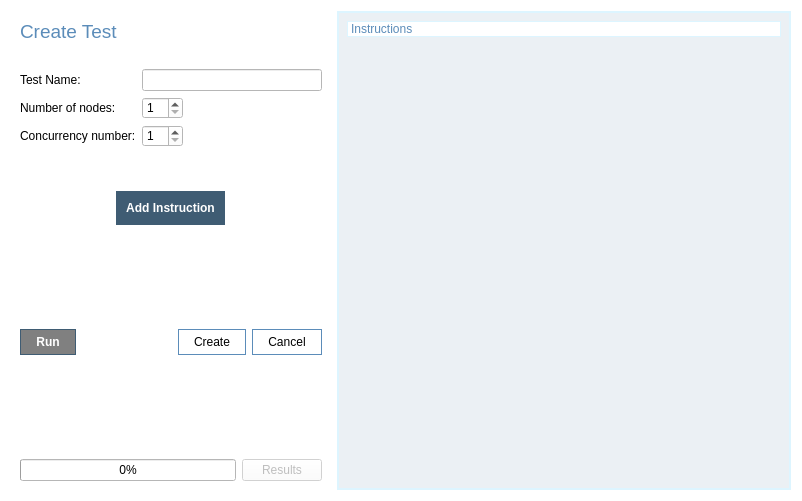
<?xml version="1.0" encoding="UTF-8"?>
<ui version="4.0">
 <class>Dialog</class>
 <widget class="QDialog" name="Dialog">
  <property name="geometry">
   <rect>
    <x>0</x>
    <y>0</y>
    <width>802</width>
    <height>501</height>
   </rect>
  </property>
  <property name="sizePolicy">
   <sizepolicy hsizetype="Preferred" vsizetype="Preferred">
    <horstretch>0</horstretch>
    <verstretch>0</verstretch>
   </sizepolicy>
  </property>
  <property name="windowTitle">
   <string>Dialog</string>
  </property>
  <property name="autoFillBackground">
   <bool>false</bool>
  </property>
  <property name="styleSheet">
   <string notr="true">background-color: white;



</string>
  </property>
  <layout class="QHBoxLayout" name="horizontalLayout_5">
   <item>
    <widget class="QWidget" name="widget" native="true">
     <property name="sizePolicy">
      <sizepolicy hsizetype="Fixed" vsizetype="Preferred">
       <horstretch>0</horstretch>
       <verstretch>0</verstretch>
      </sizepolicy>
     </property>
     <layout class="QVBoxLayout" name="verticalLayout">
      <item>
       <widget class="QLabel" name="label_3">
        <property name="text">
         <string>&lt;html&gt;&lt;head/&gt;&lt;body&gt;&lt;p&gt;&lt;span style=&quot; font-size:14pt; color:#5b8cb9;&quot;&gt;Create Test&lt;/span&gt;&lt;/p&gt;&lt;/body&gt;&lt;/html&gt;</string>
        </property>
       </widget>
      </item>
      <item>
       <spacer name="verticalSpacer_3">
        <property name="orientation">
         <enum>Qt::Vertical</enum>
        </property>
        <property name="sizeType">
         <enum>QSizePolicy::Fixed</enum>
        </property>
        <property name="sizeHint" stdset="0">
         <size>
          <width>20</width>
          <height>20</height>
         </size>
        </property>
       </spacer>
      </item>
      <item>
       <layout class="QFormLayout" name="formLayout">
        <item row="0" column="0">
         <widget class="QLabel" name="label">
          <property name="text">
           <string>Test Name:</string>
          </property>
         </widget>
        </item>
        <item row="0" column="1">
         <widget class="QLineEdit" name="test_name">
          <property name="sizePolicy">
           <sizepolicy hsizetype="Fixed" vsizetype="Fixed">
            <horstretch>0</horstretch>
            <verstretch>0</verstretch>
           </sizepolicy>
          </property>
          <property name="minimumSize">
           <size>
            <width>180</width>
            <height>0</height>
           </size>
          </property>
         </widget>
        </item>
        <item row="1" column="0">
         <widget class="QLabel" name="label_5">
          <property name="text">
           <string>Number of nodes:</string>
          </property>
         </widget>
        </item>
        <item row="1" column="1">
         <layout class="QHBoxLayout" name="horizontalLayout">
          <item>
           <widget class="QSpinBox" name="spinBox">
            <property name="sizePolicy">
             <sizepolicy hsizetype="Fixed" vsizetype="Fixed">
              <horstretch>0</horstretch>
              <verstretch>0</verstretch>
             </sizepolicy>
            </property>
            <property name="minimum">
             <number>1</number>
            </property>
           </widget>
          </item>
          <item>
           <spacer name="horizontalSpacer_2">
            <property name="orientation">
             <enum>Qt::Horizontal</enum>
            </property>
            <property name="sizeHint" stdset="0">
             <size>
              <width>98</width>
              <height>20</height>
             </size>
            </property>
           </spacer>
          </item>
         </layout>
        </item>
        <item row="2" column="0">
         <widget class="QLabel" name="label_6">
          <property name="text">
           <string>Concurrency number:</string>
          </property>
         </widget>
        </item>
        <item row="2" column="1">
         <layout class="QHBoxLayout" name="horizontalLayout_2">
          <item>
           <widget class="QSpinBox" name="spinBox_2">
            <property name="sizePolicy">
             <sizepolicy hsizetype="Fixed" vsizetype="Fixed">
              <horstretch>0</horstretch>
              <verstretch>0</verstretch>
             </sizepolicy>
            </property>
            <property name="minimum">
             <number>1</number>
            </property>
           </widget>
          </item>
          <item>
           <spacer name="horizontalSpacer_3">
            <property name="orientation">
             <enum>Qt::Horizontal</enum>
            </property>
            <property name="sizeHint" stdset="0">
             <size>
              <width>88</width>
              <height>20</height>
             </size>
            </property>
           </spacer>
          </item>
         </layout>
        </item>
       </layout>
      </item>
      <item>
       <spacer name="verticalSpacer">
        <property name="orientation">
         <enum>Qt::Vertical</enum>
        </property>
        <property name="sizeType">
         <enum>QSizePolicy::Fixed</enum>
        </property>
        <property name="sizeHint" stdset="0">
         <size>
          <width>20</width>
          <height>38</height>
         </size>
        </property>
       </spacer>
      </item>
      <item alignment="Qt::AlignHCenter">
       <widget class="QPushButton" name="add_inst_btn">
        <property name="enabled">
         <bool>true</bool>
        </property>
        <property name="sizePolicy">
         <sizepolicy hsizetype="Fixed" vsizetype="Fixed">
          <horstretch>0</horstretch>
          <verstretch>0</verstretch>
         </sizepolicy>
        </property>
        <property name="minimumSize">
         <size>
          <width>0</width>
          <height>0</height>
         </size>
        </property>
        <property name="maximumSize">
         <size>
          <width>16777215</width>
          <height>16777215</height>
         </size>
        </property>
        <property name="styleSheet">
         <string notr="true">#add_inst_btn {
border: none;
padding:  10px;
background-color: #3f5c73;
color: white;
font-weight: bold;
}

#add_inst_btn::hover{
background-color: #517da6
}</string>
        </property>
        <property name="text">
         <string>Add Instruction</string>
        </property>
       </widget>
      </item>
      <item>
       <spacer name="verticalSpacer_2">
        <property name="orientation">
         <enum>Qt::Vertical</enum>
        </property>
        <property name="sizeHint" stdset="0">
         <size>
          <width>20</width>
          <height>88</height>
         </size>
        </property>
       </spacer>
      </item>
      <item>
       <layout class="QHBoxLayout" name="horizontalLayout_4">
        <item>
         <widget class="QPushButton" name="run_test_btn">
          <property name="enabled">
           <bool>false</bool>
          </property>
          <property name="styleSheet">
           <string notr="true">#run_test_btn {
border: 1px solid #3f5c73;
background-color: #3f5c73;
color: white;
font-weight: bold;
padding: 5px 15px;
}

#run_test_btn::hover{
background-color: #517da6
}

#run_test_btn::disabled {
background-color: grey;
}</string>
          </property>
          <property name="text">
           <string>Run</string>
          </property>
         </widget>
        </item>
        <item>
         <spacer name="horizontalSpacer_4">
          <property name="orientation">
           <enum>Qt::Horizontal</enum>
          </property>
          <property name="sizeHint" stdset="0">
           <size>
            <width>40</width>
            <height>20</height>
           </size>
          </property>
         </spacer>
        </item>
        <item>
         <widget class="QPushButton" name="create_test_btn">
          <property name="styleSheet">
           <string notr="true">#create_test_btn {
border: 1px solid #5b8cb9;
padding: 5px 15px;
}

#create_test_btn::hover {
background-color: #f2f5ff;
}</string>
          </property>
          <property name="text">
           <string>Create</string>
          </property>
         </widget>
        </item>
        <item>
         <widget class="QPushButton" name="cancel_btn">
          <property name="styleSheet">
           <string notr="true">#cancel_btn {
border: 1px solid #5b8cb9;
padding: 5px 15px;
}

#cancel_btn::hover {
background-color: #f2f5ff;
}</string>
          </property>
          <property name="text">
           <string>Cancel</string>
          </property>
         </widget>
        </item>
       </layout>
      </item>
      <item>
       <spacer name="verticalSpacer_4">
        <property name="orientation">
         <enum>Qt::Vertical</enum>
        </property>
        <property name="sizeHint" stdset="0">
         <size>
          <width>20</width>
          <height>29</height>
         </size>
        </property>
       </spacer>
      </item>
      <item>
       <layout class="QHBoxLayout" name="horizontalLayout_3">
        <item>
         <widget class="QProgressBar" name="progressBar">
          <property name="value">
           <number>0</number>
          </property>
         </widget>
        </item>
        <item>
         <widget class="QPushButton" name="results_btn">
          <property name="enabled">
           <bool>false</bool>
          </property>
          <property name="text">
           <string>Results</string>
          </property>
         </widget>
        </item>
       </layout>
      </item>
     </layout>
    </widget>
   </item>
   <item>
    <widget class="QScrollArea" name="scrollArea">
     <property name="autoFillBackground">
      <bool>false</bool>
     </property>
     <property name="styleSheet">
      <string notr="true">background-color:#ebf0f4; border: 1px solid #ddf5ff;</string>
     </property>
     <property name="widgetResizable">
      <bool>true</bool>
     </property>
     <widget class="QWidget" name="scrollAreaWidgetContents">
      <property name="geometry">
       <rect>
        <x>0</x>
        <y>0</y>
        <width>421</width>
        <height>477</height>
       </rect>
      </property>
      <layout class="QVBoxLayout" name="verticalLayout_3">
       <item>
        <widget class="QLabel" name="label_4">
         <property name="sizePolicy">
          <sizepolicy hsizetype="Preferred" vsizetype="Fixed">
           <horstretch>0</horstretch>
           <verstretch>0</verstretch>
          </sizepolicy>
         </property>
         <property name="styleSheet">
          <string notr="true">background-color: white;
font: 12pt &quot;Segoe UI&quot;;
color: #5b8cb9;
font: 12pt &quot;Segoe UI&quot;;
</string>
         </property>
         <property name="text">
          <string>Instructions</string>
         </property>
        </widget>
       </item>
       <item>
        <widget class="QWidget" name="scroll_widget" native="true">
         <property name="autoFillBackground">
          <bool>false</bool>
         </property>
         <property name="styleSheet">
          <string notr="true">border: none</string>
         </property>
        </widget>
       </item>
      </layout>
     </widget>
    </widget>
   </item>
  </layout>
 </widget>
 <resources/>
 <connections/>
</ui>
